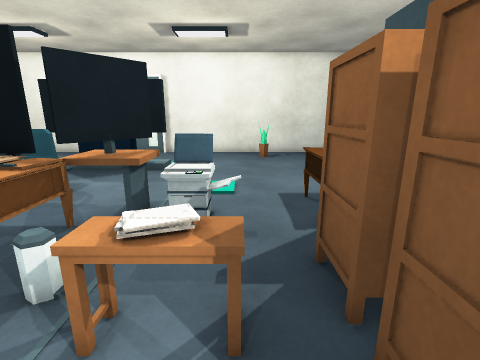
View 1 (above)

20 first-person views from a walk through a 3-D level made in the Unity game engine. The camera is 1.3 m above the floor, tilts 14° down and sees 85° across. The floor is counted in squares, 0.5 m on a side. Each view is taken from the middle of a square. On the plan, view 1 faces up. The plan holds only what a view shows up to about 18 squares ahead; the rest is blank. The player character is not drawn. Some surface patterns are stand-ins.

View 2
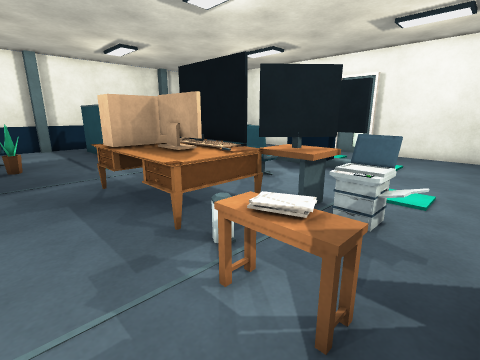

View 3
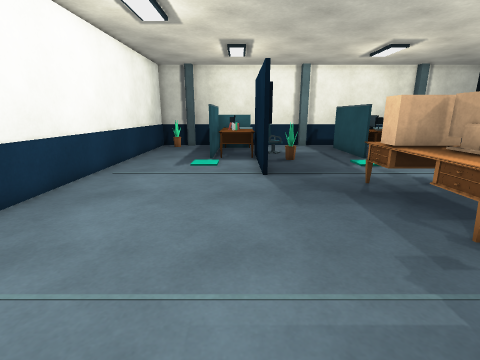

View 4
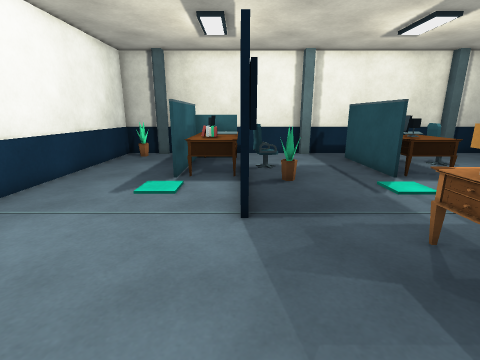

View 5
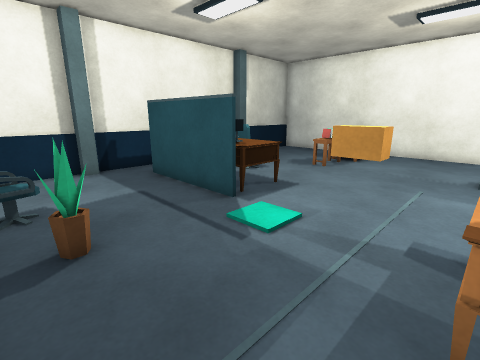

View 6
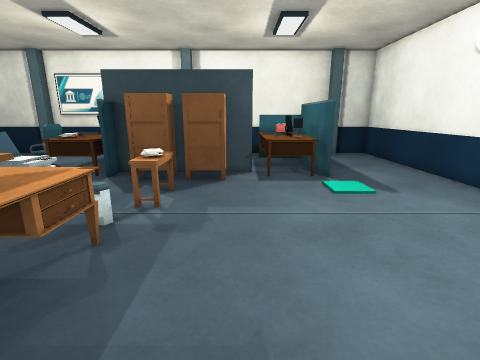

View 7
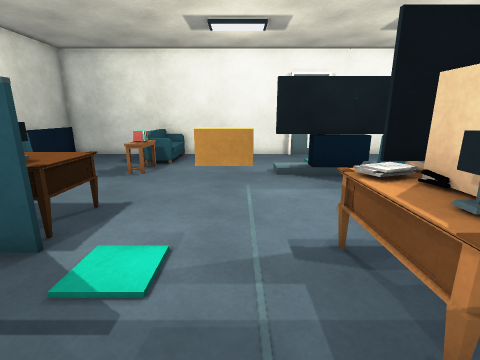

View 8
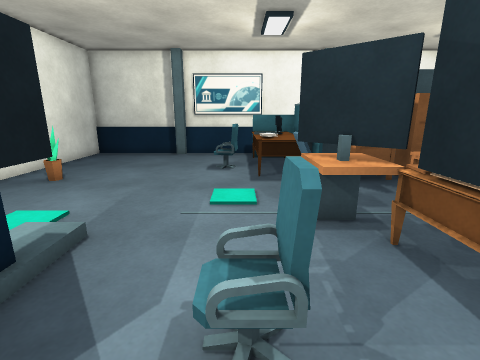

View 9
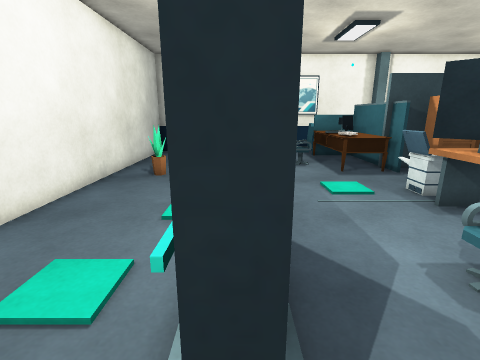

View 10
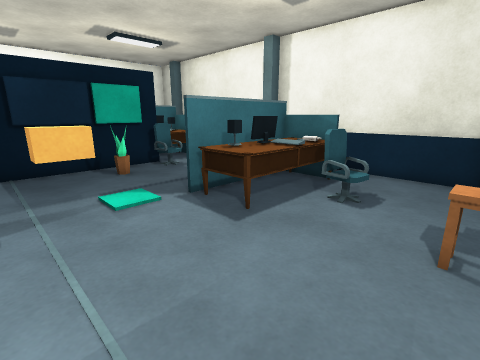

View 11
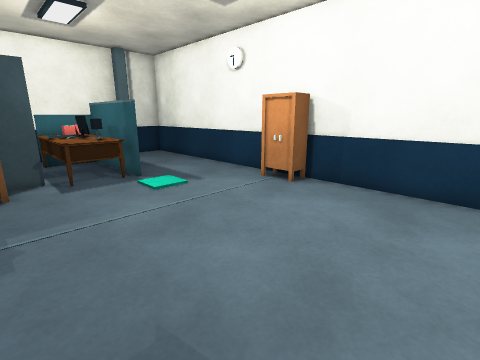

View 12
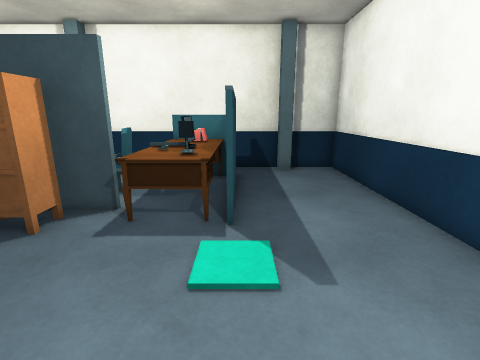

View 13
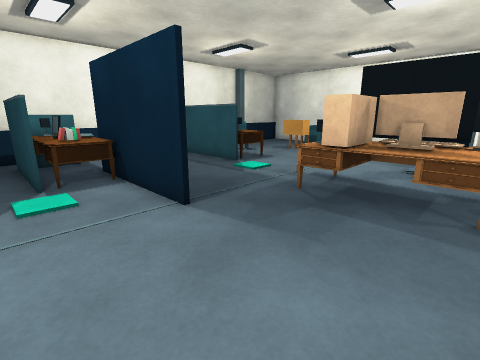

View 14
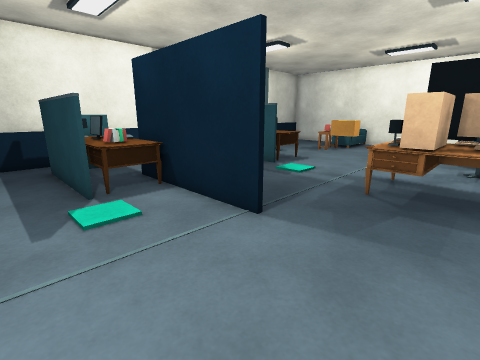

View 15
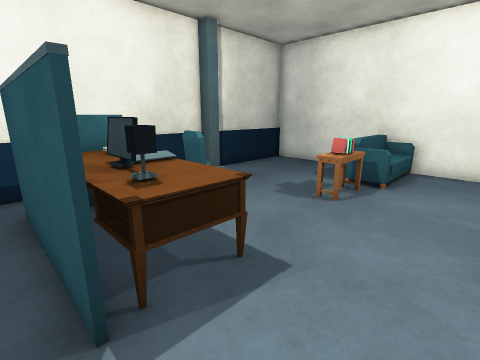

View 16
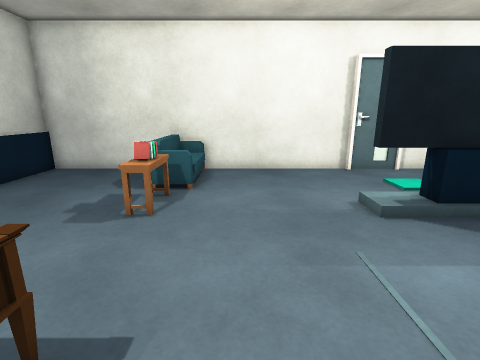

View 17
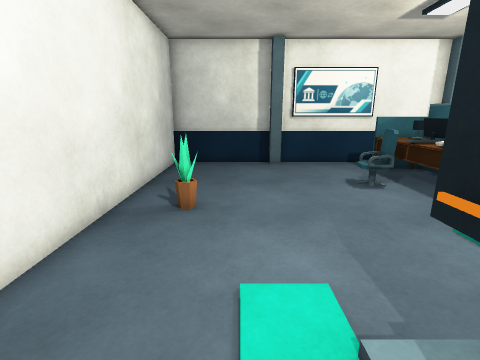

View 18
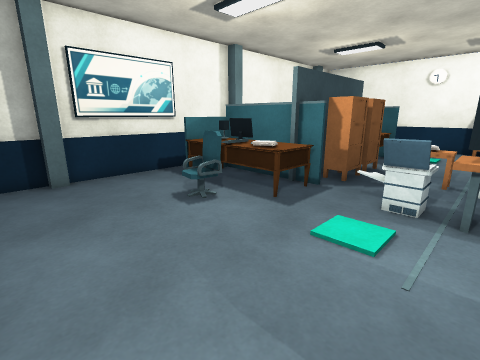

View 19
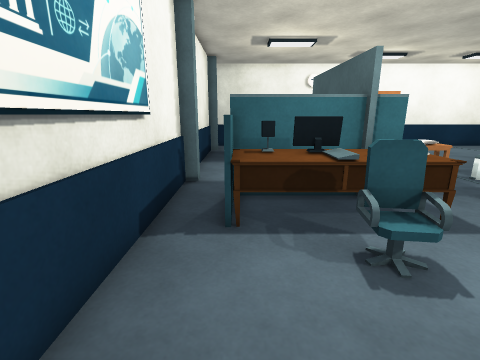

View 20
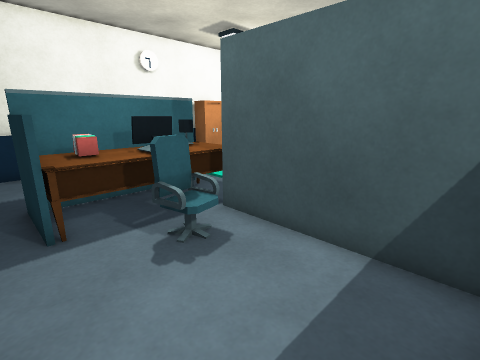

### Floor plan
Key: @ floor where view 1 was taken; # wall or solid block; . floor; = window, fence, low wall or low ledge; ^ raised ledge; T thing the floor can be seen under or through; O other object.
Columns run from 22 left of view 1 to 9 right of it. Each row starts with its distance up from view 1.
 19 ################################
 18 #.....=O.......................#
 17 #..... O...............OO......#
 16 #.....OO.......................#
 15 #.....O........................#
 14 #.....OO.......................#
 13 #.....OO.....TTOO##............#
 12 #..............  ..............#
 11 #..............................#
 10 #...O.....................O....#
  9 #...O..........OO.........OO...#
  8 # OOOOOO.......OO. #....OOOOOO.#
  7 # OOOOOO...O......^OOO..OOOOOO.#
  6 #.#OOOOO..OO.OTTTTT^OO..O#OOO#.#
  5 #.     #.....OOOOOO.....##    .#
  4 #............OOO#OO....###... .#
  3 #............O#OOOO.OOO###.....#
  2 #...................OOO###.....#
  1 #......OO..............###.....#
  0 #...OO ...............@. #.O...#
 -1 # OOO#######............OOOOOO.#
 -2 # O OO#O................OOOOOO.#
 -3 # OOOO#O................OOOOOO.#
 -4 #.######................######.#
 -5 #..............................#
 -6 #..............................#
 -7 #O.............................#
 -8 #..................##..........#
 -9 ################################

Positions as (right, up) in squares from view 1, and headings:
1: (0, 0), facing up
2: (1, 0), facing up-left
3: (1, -2), facing left
4: (-4, -1), facing left
5: (-9, 0), facing up-left
6: (-9, 0), facing right
7: (-11, 1), facing up
8: (-9, 9), facing right
9: (-10, 13), facing right
10: (-10, 13), facing down-left
11: (-9, 1), facing down-right
12: (-4, -4), facing right
13: (-4, -5), facing up-left
14: (-6, -6), facing up-left
15: (-12, 5), facing up-left
16: (-13, 6), facing up
17: (-6, 15), facing right
18: (-3, 15), facing down-right
19: (7, 14), facing down
20: (8, 5), facing down-left
